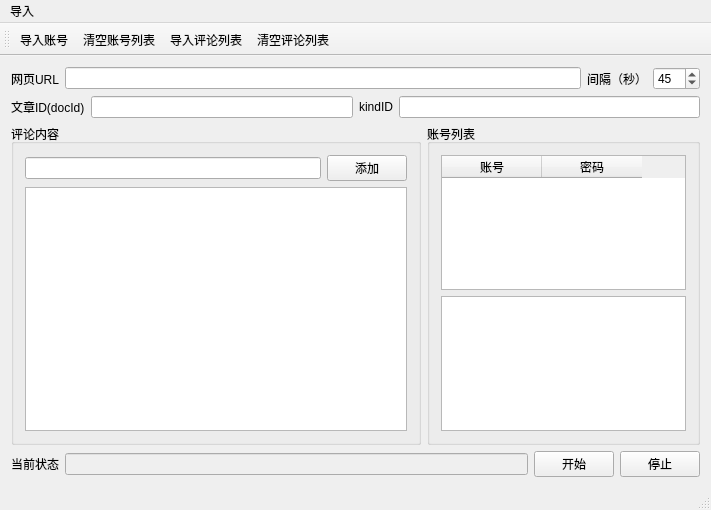
<?xml version="1.0" encoding="UTF-8"?>
<ui version="4.0">
 <class>autobots_toutiaoClass</class>
 <widget class="QMainWindow" name="autobots_toutiaoClass">
  <property name="geometry">
   <rect>
    <x>0</x>
    <y>0</y>
    <width>711</width>
    <height>510</height>
   </rect>
  </property>
  <property name="windowTitle">
   <string>中关村发帖工具(新浪微博账号)</string>
  </property>
  <property name="windowIcon">
   <iconset>
    <normaloff>C:/Users/Administrator/Desktop/QQ截图20160322172245.png</normaloff>C:/Users/Administrator/Desktop/QQ截图20160322172245.png</iconset>
  </property>
  <widget class="QWidget" name="centralWidget">
   <layout class="QGridLayout" name="gridLayout_4">
    <item row="3" column="0" colspan="2">
     <layout class="QHBoxLayout" name="horizontalLayout">
      <item>
       <layout class="QGridLayout" name="gridLayout_3">
        <item row="0" column="0">
         <widget class="QLabel" name="label_1">
          <property name="text">
           <string>当前状态</string>
          </property>
         </widget>
        </item>
        <item row="0" column="1">
         <widget class="QLineEdit" name="lineEdit_msg">
          <property name="enabled">
           <bool>false</bool>
          </property>
         </widget>
        </item>
       </layout>
      </item>
      <item>
       <layout class="QHBoxLayout" name="horizontalLayout_5">
        <item>
         <widget class="QPushButton" name="pushButton_start">
          <property name="text">
           <string>开始</string>
          </property>
         </widget>
        </item>
        <item>
         <widget class="QPushButton" name="pushButton_pause">
          <property name="text">
           <string>停止</string>
          </property>
         </widget>
        </item>
       </layout>
      </item>
     </layout>
    </item>
    <item row="2" column="0" colspan="2">
     <layout class="QHBoxLayout" name="horizontalLayout_6">
      <item>
       <widget class="QGroupBox" name="groupBox">
        <property name="sizePolicy">
         <sizepolicy hsizetype="Preferred" vsizetype="Preferred">
          <horstretch>6</horstretch>
          <verstretch>0</verstretch>
         </sizepolicy>
        </property>
        <property name="title">
         <string>评论内容</string>
        </property>
        <layout class="QGridLayout" name="gridLayout">
         <item row="0" column="0">
          <layout class="QHBoxLayout" name="horizontalLayout_7">
           <item>
            <widget class="QLineEdit" name="lineEdit_comment_id"/>
           </item>
           <item>
            <widget class="QPushButton" name="pushButton_add_comment_id">
             <property name="text">
              <string>添加</string>
             </property>
            </widget>
           </item>
          </layout>
         </item>
         <item row="1" column="0">
          <widget class="QListWidget" name="listWidget_comment_id">
           <property name="sizePolicy">
            <sizepolicy hsizetype="Expanding" vsizetype="Expanding">
             <horstretch>2</horstretch>
             <verstretch>0</verstretch>
            </sizepolicy>
           </property>
          </widget>
         </item>
        </layout>
       </widget>
      </item>
      <item>
       <widget class="QGroupBox" name="groupBox_2">
        <property name="sizePolicy">
         <sizepolicy hsizetype="Preferred" vsizetype="Preferred">
          <horstretch>4</horstretch>
          <verstretch>0</verstretch>
         </sizepolicy>
        </property>
        <property name="title">
         <string>账号列表</string>
        </property>
        <layout class="QGridLayout" name="gridLayout_2">
         <item row="0" column="0">
          <widget class="QTableWidget" name="tableWidget_account_id">
           <column>
            <property name="text">
             <string>账号</string>
            </property>
           </column>
           <column>
            <property name="text">
             <string>密码</string>
            </property>
           </column>
          </widget>
         </item>
         <item row="1" column="0">
          <widget class="QTextBrowser" name="textBrowser_commentid"/>
         </item>
        </layout>
       </widget>
      </item>
     </layout>
    </item>
    <item row="0" column="0">
     <layout class="QHBoxLayout" name="horizontalLayout_3">
      <item>
       <widget class="QLabel" name="label_3">
        <property name="text">
         <string>网页URL</string>
        </property>
       </widget>
      </item>
      <item>
       <widget class="QLineEdit" name="lineEdit_url">
        <property name="enabled">
         <bool>true</bool>
        </property>
       </widget>
      </item>
     </layout>
    </item>
    <item row="0" column="1">
     <layout class="QHBoxLayout" name="horizontalLayout_8">
      <item>
       <widget class="QLabel" name="label_5">
        <property name="text">
         <string>间隔（秒）</string>
        </property>
       </widget>
      </item>
      <item>
       <widget class="QSpinBox" name="spinBox_interval">
        <property name="minimum">
         <number>5</number>
        </property>
        <property name="maximum">
         <number>600</number>
        </property>
        <property name="singleStep">
         <number>5</number>
        </property>
        <property name="value">
         <number>45</number>
        </property>
       </widget>
      </item>
     </layout>
    </item>
    <item row="1" column="0" colspan="2">
     <layout class="QHBoxLayout" name="horizontalLayout_9">
      <item>
       <layout class="QHBoxLayout" name="horizontalLayout_2">
        <item>
         <widget class="QLabel" name="label_2">
          <property name="text">
           <string>文章ID(docId)</string>
          </property>
         </widget>
        </item>
        <item>
         <widget class="QLineEdit" name="lineEdit_page_id">
          <property name="enabled">
           <bool>true</bool>
          </property>
          <property name="text">
           <string/>
          </property>
         </widget>
        </item>
       </layout>
      </item>
      <item>
       <layout class="QHBoxLayout" name="horizontalLayout_4">
        <item>
         <widget class="QLabel" name="label_4">
          <property name="text">
           <string>kindID</string>
          </property>
         </widget>
        </item>
        <item>
         <widget class="QLineEdit" name="lineEdit_kind_ID">
          <property name="enabled">
           <bool>true</bool>
          </property>
          <property name="text">
           <string/>
          </property>
         </widget>
        </item>
       </layout>
      </item>
     </layout>
    </item>
   </layout>
  </widget>
  <widget class="QMenuBar" name="menuBar">
   <property name="geometry">
    <rect>
     <x>0</x>
     <y>0</y>
     <width>711</width>
     <height>23</height>
    </rect>
   </property>
   <widget class="QMenu" name="menu">
    <property name="title">
     <string>导入</string>
    </property>
    <addaction name="action_from_txt"/>
    <addaction name="action_clear_accounts"/>
    <addaction name="action_import_commentid"/>
    <addaction name="action_clear_comments"/>
   </widget>
   <addaction name="menu"/>
  </widget>
  <widget class="QToolBar" name="mainToolBar">
   <attribute name="toolBarArea">
    <enum>TopToolBarArea</enum>
   </attribute>
   <attribute name="toolBarBreak">
    <bool>false</bool>
   </attribute>
   <addaction name="action_from_txt"/>
   <addaction name="action_clear_accounts"/>
   <addaction name="action_import_commentid"/>
   <addaction name="action_clear_comments"/>
  </widget>
  <widget class="QStatusBar" name="statusBar"/>
  <action name="action_from_txt">
   <property name="text">
    <string>导入账号</string>
   </property>
   <property name="toolTip">
    <string>txt文本</string>
   </property>
  </action>
  <action name="action_import_commentid">
   <property name="text">
    <string>导入评论列表</string>
   </property>
  </action>
  <action name="action_clear_comments">
   <property name="text">
    <string>清空评论列表</string>
   </property>
  </action>
  <action name="action_clear_accounts">
   <property name="text">
    <string>清空账号列表</string>
   </property>
  </action>
 </widget>
 <layoutdefault spacing="6" margin="11"/>
 <resources>
  <include location="autobots_toutiao.qrc"/>
 </resources>
 <connections/>
</ui>
